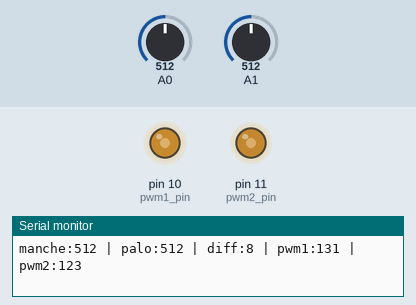
A sketch run on a simulated Arduino Uno, built with avr-gcc and run on an emulated ATmega328P. Parts: output pins drawn as LEDs (lit = HIGH), the last lines printed to the serial monitor. The test bench sets the inputs (shaded band); at power-on: A0 = 512, A1 = 512.

Above: at 1.2 s.
1.3 s: A0 set to 481
At 1.9 s:
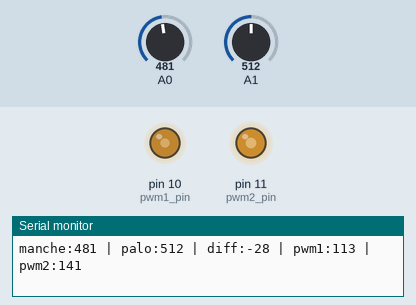
2.8 s: A1 set to 11
At 3.8 s:
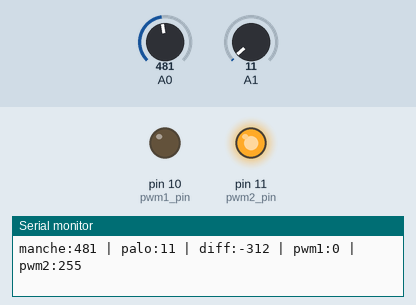
4.3 s: A1 set to 8
7.3 s: A0 set to 900
At 8.3 s:
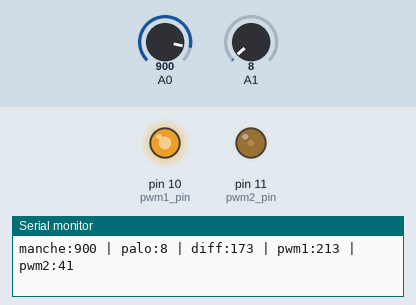
8.9 s: A0 set to 1023
At 10.2 s:
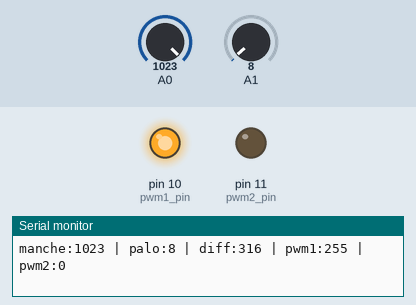
Timing chart, 0 to 11.4 s (numbered marks = the images above; inputs shaded):
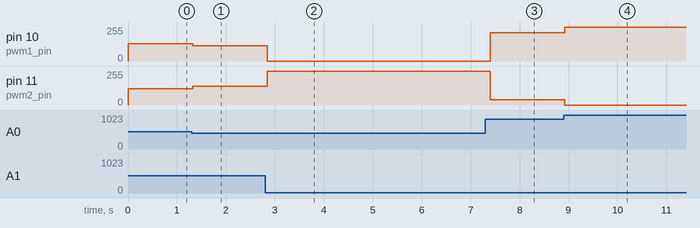

The sketch:

maquette_complete.ino
```cpp
int pwm1_pin = 10;
int pwm2_pin = 11;
int pwm2,pwm1;
int pot,map_pot;
int palo,map_palo;
int diff;

void setup() {
  Serial.begin(9600);
  pinMode (pwm1_pin, OUTPUT);
  pinMode (pwm2_pin, OUTPUT);
  analogWrite(pwm1_pin,0);
  analogWrite(pwm2_pin,0);
}

void loop() {
  pot = analogRead(A0);
  palo = analogRead(A1);
  Serial.print("manche:"+String(pot));
  Serial.print(" | palo:"+String(palo));
  map_pot =  map(pot, 400, 620, 0, 255);
  map_palo = map(palo, 275, 723, 255, 0);
  diff=map_pot-map_palo;
  Serial.print(" | diff:"+String(diff));
  pwm1 = 127 + diff/2;
  pwm2 = 127 - diff/2;
  if(pwm1<0)
    pwm1=0;
  if(pwm1>255)
    pwm1=255;
   if(pwm2<0)
    pwm2=0;
  if(pwm2>255)
    pwm2=255;
  Serial.println(" | pwm1:"+String(pwm1)+" | pwm2:"+String(pwm2));
  analogWrite(pwm1_pin,pwm1);
  analogWrite(pwm2_pin,pwm2);
  delay(100);


}
```

Measured:
- after the input at 1.3 s, pin 10 (pwm1_pin): 131/255 → 113/255 at once; pin 11 (pwm2_pin): 123/255 → 141/255 at once
- after the input at 2.8 s, pin 10 (pwm1_pin): 113/255 → 0/255 at once; pin 11 (pwm2_pin): 141/255 → 255/255 at once
- after the input at 7.3 s, pin 10 (pwm1_pin): 0/255 → 213/255 after 0.10 s; pin 11 (pwm2_pin): 255/255 → 41/255 after 0.10 s
- after the input at 8.9 s, pin 10 (pwm1_pin): 213/255 → 255/255 at once; pin 11 (pwm2_pin): 41/255 → 0/255 at once
